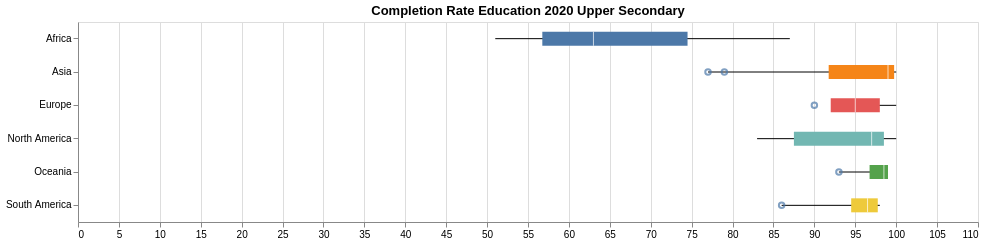

Write a Vega-Lite specification for this figure.
### Vega-Lite specification from a JSON file in a GitHub repository (floating-point values rounded to 4 significant figures)
{"$schema": "https://vega.github.io/schema/vega-lite/v5.json", "title": "Completion Rate Education 2020 Upper Secondary", "width": 900, "height": 200, "data": {"values": [{"Species": "Africa", "lower": 51, "q1": 56.75, "median": 63, "q3": 74.5, "upper": 87, "outliers": []}, {"Species": "Asia", "lower": 77, "q1": 91.75, "median": 99, "q3": 99.75, "upper": 100, "outliers": [77, 79]}, {"Species": "Europe", "lower": 93, "q1": 92, "median": 95, "q3": 98, "upper": 100, "outliers": [90]}, {"Species": "North America", "lower": 83, "q1": 87.5, "median": 97, "q3": 98.5, "upper": 100, "outliers": []}, {"Species": "Oceania", "lower": 93, "q1": 96.75, "median": 98.5, "q3": 99, "upper": 99, "outliers": [93]}, {"Species": "South America", "lower": 86, "q1": 94.5, "median": 96.5, "q3": 97.75, "upper": 98, "outliers": [86]}]}, "encoding": {"y": {"field": "Species", "type": "nominal", "title": null}, "tooltip": [{"field": "Species", "type": "nominal", "title": "Country"}, {"field": "lower", "type": "quantitative", "title": "Minimum"}, {"field": "q1", "type": "quantitative", "format": ",.2f", "title": "Q1"}, {"field": "median", "type": "quantitative", "format": ",.2f", "title": "Median"}, {"field": "q3", "type": "quantitative", "format": ",.2f", "title": "Q3"}, {"field": "upper", "type": "quantitative", "title": "Maximum"}]}, "layer": [{"mark": {"type": "rule"}, "encoding": {"x": {"field": "lower", "type": "quantitative", "scale": {"domain": [0, 110]}, "title": null}, "x2": {"field": "upper"}}}, {"mark": {"type": "bar", "size": 14}, "encoding": {"x": {"field": "q1", "type": "quantitative"}, "x2": {"field": "q3"}, "color": {"field": "Species", "type": "nominal", "legend": null}}}, {"mark": {"type": "tick", "color": "white", "size": 14}, "encoding": {"x": {"field": "median", "type": "quantitative"}}}, {"transform": [{"flatten": ["outliers"]}], "mark": {"type": "point", "style": "boxplot-outliers"}, "encoding": {"x": {"field": "outliers", "type": "quantitative"}}}]}
